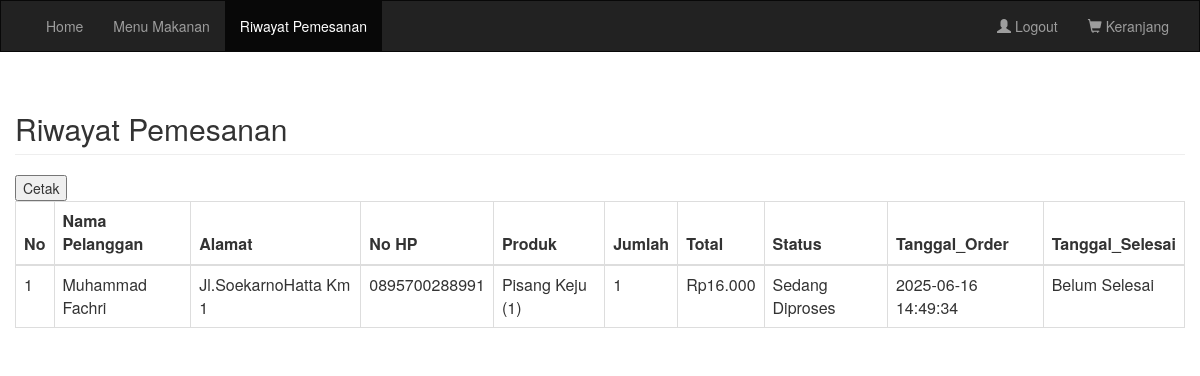
Screenshot of /history.php (signed in) with the database file from the repository.
### tables this page shows
CREATE TABLE `orders` (
  `order_id` int(11) NOT NULL,
  `cust_id` int(11) NOT NULL,
  `cust_ip` varchar(225) NOT NULL,
  `total` decimal(6,3) DEFAULT NULL,
  `name` varchar(50) NOT NULL,
  `alamat` varchar(100) NOT NULL,
  `phone` varchar(15) DEFAULT NULL,
  `delivery_type` text NOT NULL,
  `payment` text NOT NULL,
  `status` varchar(20) NOT NULL,
  `tanggal_order` datetime DEFAULT NULL,
  `tanggal_selesai` datetime DEFAULT NULL,
  `aktif` tinyint(1) NOT NULL DEFAULT 0
);

### history.php (the view, shortened to what this page needs)
<?php
require("koneksi/koneksi.php");
?>
<html lang="en">
<head>
    <link rel="stylesheet" href="https://maxcdn.bootstrapcdn.com/bootstrap/3.3.7/css/bootstrap.min.css">
</head>
<body>
    <nav class="navbar navbar-inverse" style="border-radius:0px;">
        <div class="container-fluid">
            <div class="collapse navbar-collapse" id="myNavbar">
                <ul class="nav navbar-nav">
                    <li><a href="home.php">Home</a></li>
                    <li><a href="menu.php">Menu Makanan</a></li>
                    <li class="active"><a href="history.php">Riwayat Pemesanan</a></li>
                </ul>
                <ul class="nav navbar-nav navbar-right">
                    <li><?php
                        if (!isset($_SESSION['username'])) {
                            echo "<a href='login.php'><span class='glyphicon glyphicon-user'></span> Login</a>";
                        } else {
                            echo "<a href='logout.php'><span class='glyphicon glyphicon-user'></span> Logout</a>";
                        }
                        ?></li>
                    <li><a href="cart.php"><span class="glyphicon glyphicon-shopping-cart"></span> Keranjang</a></li>
                </ul>
            </div>
        </div>
    </nav>
    <div class="container">
        <div class="row">
            <h2 class="page-header">Riwayat Pemesanan</h2>
            <button onclick="window.print()">Cetak</button>
            <table id="tabelpesanan" class="table table-bordered table-hover">
                <thead>
                    <tr>
                        <th>No</th>
                        <th>Nama Pelanggan</th>
                        <th>Alamat</th>
                        <th>No HP</th>
                        <th>Produk</th>
                        <th>Jumlah</th>
                        <th>Total</th>
                        <th>Status</th>
                        <th>Tanggal_Order</th>
                        <th>Tanggal_Selesai</th>
                    </tr>
                </thead>
                <?php
                $query = "SELECT
        orders.order_id,
        orders.total,
        orders.name,
        orders.alamat,
        orders.phone,
        orders.status,
        orders.tanggal_order,
        orders.tanggal_selesai,
        GROUP_CONCAT(items.item_name SEPARATOR ', ') AS produk,
        GROUP_CONCAT(order_items.qty SEPARATOR ', ') AS jumlah
        from orders
        JOIN order_items ON orders.order_id = order_items.order_id
        JOIN items ON order_items.item_id = items.item_id
        WHERE orders.cust_id = '" . $_SESSION['cust_id'] . "'
        GROUP BY orders.order_id";
                $result = $conn->query($query);
                $no = 1;
                while ($lihat = $result->fetch(PDO::FETCH_ASSOC)) {
                    $total_produk = $lihat['total'];
                    $produk = explode(', ', $lihat['produk']);
                    $jumlah = explode(', ', $lihat['jumlah']);
                ?>
                    <tbody>
                        <tr>
                            <td><?php echo $no; ?></td>
                            <td><?php echo $lihat['name']; ?></td>
                            <td><?php echo $lihat['alamat']; ?></td>
                            <td><?php echo $lihat['phone']; ?></td>
                            <td>
                                <?php foreach ($produk as $key => $value) {
                                    echo $value . ' (' . $jumlah[$key] . ')<br>';
                                } ?>
                            </td>
                            <td>
                                <?php
                                $total_jumlah = array_sum($jumlah);
                                echo $total_jumlah;
                                ?>
                            </td>
                            <td><?php echo 'Rp' . $total_produk; ?></td>
                            <td><?php echo $lihat['status']; ?></td>
                            <td><?php echo $lihat['tanggal_order']; ?></td>
                            <td>
                                <?php if (empty($lihat['tanggal_selesai'])) { ?>
                                    Belum Selesai
                                <?php } else { ?>
                                    <?php echo $lihat['tanggal_selesai']; ?>
                                <?php } ?>
                            </td>
                        </tr>
                        <?php $no++; ?>
                    <?php
                } ?>
                    </tbody>
            </table>
        </div>
</body>
</html>

### rows the page displays
orders: name "Muhammad Fachri", alamat "Jl.SoekarnoHatta Km 1", phone "0895700288991", value "Pisang Keju", key "1", total_jumlah "1", total "16.000", status "Sedang Diproses", tanggal_order "2025-06-16 14:49:34", shows "Belum Selesai"
